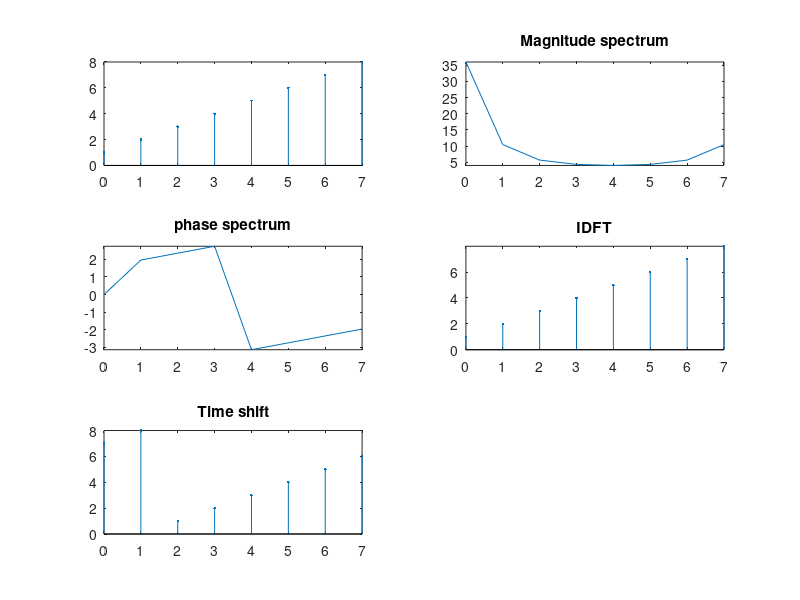

Write MATLAB code to recreate this figure.
clc; %... Clear command line
clear all; %... Clear variables
close all; %... Clear figures

%... Discrete Fourier Transform

xInput = [1 2 3 4 5 6 7 8];
nPoint = length(xInput); %... How many point dft
n = 0:nPoint-1; %... Time(n)
xLength = length(xInput);
subplot(3,2,1);
stem(n, xInput, ".");

if(nPoint < xLength)
  error("Can not perform dft. Point should be >= length");
end

xInput = [xInput zeros(1,nPoint-xLength)];

for k = 0:nPoint-1
  xD(k+1) = 0;
  for n = 0:nPoint-1
    xD(k+1) = xD(k+1)+xInput(n+1)*exp(-1i*2*pi*k*n/nPoint);
  end
end

%... Ploting magnitude
n = 0:nPoint-1;
subplot(3,2,2);
plot(n, abs(xD));
axis tight;
title("Magnitude spectrum");

%... Ploting phase
n = 0:nPoint-1;
subplot(3,2,3);
plot(n, angle(xD));
axis tight;
title("phase spectrum");

%... Inverse Discrete Fourier Transform

for k = 0:nPoint-1
  xInv(k+1) = 0;
  for n = 0:nPoint-1
    xInv(k+1) = xInv(k+1)+xD(n+1)*exp(i*2*pi*n*k/nPoint);
  end
  xInv(k+1) = xInv(k+1)/nPoint;
end

%... Ploting Inverse DFT
n = 0:nPoint-1;
subplot(3,2,4);
stem(n, xInv, ".");
title("IDFT");
axis tight;

%... Time shifting property
m = 2;
for k = 0:nPoint-1
  xD(k+1) = xD(k+1)*exp(-i*2*pi*k*m/nPoint);
end

for k = 0:nPoint-1
  xInv(k+1) = 0;
  for n = 0:nPoint-1
    xInv(k+1) = xInv(k+1)+xD(n+1)*exp(i*2*pi*n*k/nPoint);
  end
  xInv(k+1) = xInv(k+1)/nPoint;
end

%... Ploting shifted Inverse DFT
n = 0:nPoint-1;
subplot(3,2,5);
stem(n, xInv, ".");
axis tight;
title("Time shift");
